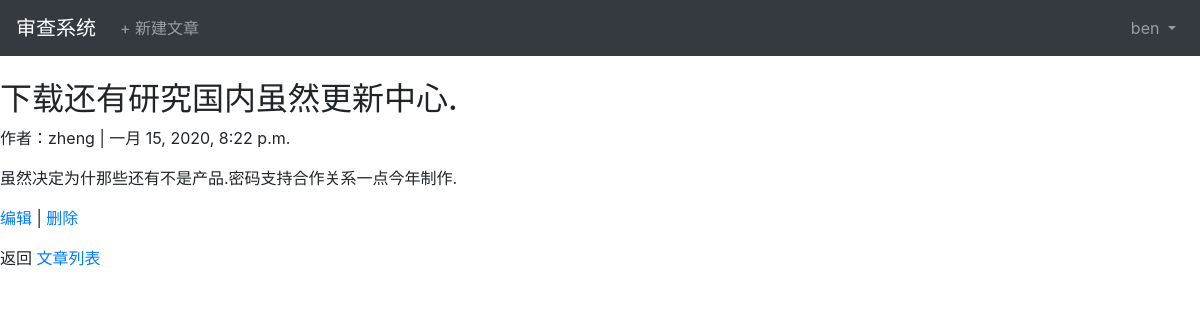
/articles/2/ (signed in), run on the app's committed database.
### users/models.py (models this page shows)
class CustomUser(AbstractUser):
    age = models.PositiveIntegerField(null=True, blank=True)
    desc = models.TextField(verbose_name='说明',blank=True,default='')

### articles/models.py (models this page shows, shortened)
class Article(models.Model):
    title = models.CharField(max_length=255, verbose_name='标题')
    body = models.TextField(verbose_name='内容')
    date = models.DateTimeField(auto_now_add=True, verbose_name='时间')
    author = models.ForeignKey(
        get_user_model(),
        on_delete=models.CASCADE,
        verbose_name='作者'
    )

### articles/views.py (the view)
# urls.py: path('<int:pk>/', ArticleDetailView.as_view(), name='article_detail'),
class ArticleDetailView(LoginRequiredMixin, DetailView):
    model = Article
    template_name = 'article_detail.html'
    context_object_name = 'article'

### templates/articles/article_detail.html (shortened to what this page needs)
{% extends 'base.html' %}
{% load crispy_forms_tags %}
{% block content %}
<div class="article-entry">
    <h2>{{article.title}}</h2>
    <p>作者：{{article.author}} | {{article.date}}</p>
    <p>{{article.body}}</p>
</div>
<p><a href="{% url 'article_edit' article.pk %}">编辑</a> | <a href="{% url 'article_delete' article.pk %}">删除</a></p>
<p>返回 <a href="{% url 'article_list' %}">文章列表</a> </p>
{% endblock content%}

### templates/base.html (shortened to what this page needs)
<!DOCTYPE html>
{% load static %}
<html lang="en">
<head>
    <link href="https://cdn.bootcss.com/twitter-bootstrap/4.3.1/css/bootstrap.min.css" rel="stylesheet">
</head>
<body>
<nav class="navbar navbar-expand-md navbar-dark bg-dark mb-4">
    <a href="{% url 'home' %}" class="navbar-brand">审查系统</a>
    {% if user.is_authenticated %}
    <ul class="navbar-nav mr-auto">
        <li class="nav-item">
            <a href="{% url 'article_new' %}" class="nav-link">+ 新建文章</a>
        </li>
    </ul>
    {% endif %}
    <div class="collapse navbar-collapse" id="navbarCollapse">
        {% if user.is_authenticated %}
        <ul class="navbar-nav ml-auto">
            <li class="nav-item">
                <a href="#" class="nav-link dropdown-toggle" id="userMenu" data-toggle="dropdown" aria-haspopup="true" aria-expanded="false">
                    {{user.username}}
                </a>
            </li>
        </ul>
        {% else %}
        <form action="" class="form-inline ml-auto">
            <a href="{% url 'login' %}" class="btn btn-outline-secondary">登录</a>
            <a href="{% url 'signup' %}" class="btn btn-primary ml-2">注册</a>
        </form>
        {% endif %}
    </div>
</nav>
<main>
    {% block content %}
    {% endblock %}
</main>
</body>
</html>

### data on the page
CustomUser: username "ben"
Article: title "下载还有研究国内虽然更新中心.", author "zheng", date "一月 15, 2020, 8:22 p.m.", body "虽然决定为什那些还有不是产品.密码支持合作关系一点今年制作."
